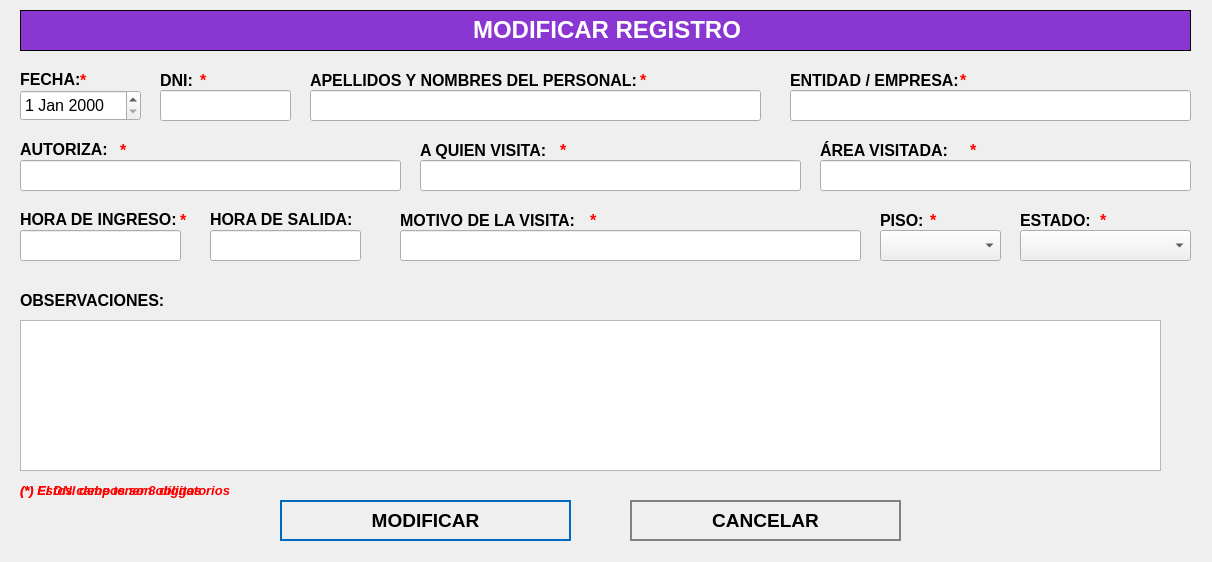
<?xml version="1.0" encoding="UTF-8"?>
<ui version="4.0">
 <class>NewBook</class>
 <widget class="QWidget" name="NewBook">
  <property name="geometry">
   <rect>
    <x>0</x>
    <y>0</y>
    <width>1212</width>
    <height>562</height>
   </rect>
  </property>
  <property name="windowTitle">
   <string>Modificar Registro</string>
  </property>
  <property name="styleSheet">
   <string notr="true">QPushButton
{	
	height: 2em;
 	border-style: solid;
	border-width: 2px;
 	border-color: grey;
	font-weight: bold;
}

QPushButton:hover
{
   	background-color:grey;
	color:white;
}</string>
  </property>
  <widget class="QLabel" name="label">
   <property name="geometry">
    <rect>
     <x>20</x>
     <y>10</y>
     <width>1171</width>
     <height>41</height>
    </rect>
   </property>
   <property name="font">
    <font>
     <underline>false</underline>
    </font>
   </property>
   <property name="autoFillBackground">
    <bool>false</bool>
   </property>
   <property name="styleSheet">
    <string notr="true">background-color: #8a36d2;</string>
   </property>
   <property name="frameShape">
    <enum>QFrame::Box</enum>
   </property>
   <property name="text">
    <string>&lt;html&gt;&lt;head/&gt;&lt;body&gt;&lt;p align=&quot;center&quot;&gt;&lt;span style=&quot; font-size:18pt; font-weight:600; color:#ffffff;&quot;&gt;MODIFICAR REGISTRO&lt;/span&gt;&lt;/p&gt;&lt;/body&gt;&lt;/html&gt;</string>
   </property>
  </widget>
  <widget class="QLabel" name="label_autoriza">
   <property name="geometry">
    <rect>
     <x>20</x>
     <y>140</y>
     <width>101</width>
     <height>16</height>
    </rect>
   </property>
   <property name="text">
    <string>&lt;html&gt;&lt;head/&gt;&lt;body&gt;&lt;p&gt;&lt;span style=&quot; font-size:12pt; font-weight:600;&quot;&gt;AUTORIZA:&lt;/span&gt;&lt;/p&gt;&lt;/body&gt;&lt;/html&gt;</string>
   </property>
  </widget>
  <widget class="QLineEdit" name="titleLineEdit">
   <property name="geometry">
    <rect>
     <x>20</x>
     <y>160</y>
     <width>381</width>
     <height>31</height>
    </rect>
   </property>
   <property name="font">
    <font>
     <pointsize>12</pointsize>
    </font>
   </property>
   <property name="placeholderText">
    <string/>
   </property>
  </widget>
  <widget class="QLineEdit" name="categoryLineEdit">
   <property name="geometry">
    <rect>
     <x>420</x>
     <y>160</y>
     <width>381</width>
     <height>31</height>
    </rect>
   </property>
   <property name="font">
    <font>
     <pointsize>12</pointsize>
    </font>
   </property>
  </widget>
  <widget class="QTextEdit" name="descriptionTextedit">
   <property name="geometry">
    <rect>
     <x>20</x>
     <y>320</y>
     <width>1141</width>
     <height>151</height>
    </rect>
   </property>
   <property name="font">
    <font>
     <pointsize>12</pointsize>
    </font>
   </property>
  </widget>
  <widget class="QPushButton" name="editButton">
   <property name="geometry">
    <rect>
     <x>280</x>
     <y>500</y>
     <width>291</width>
     <height>41</height>
    </rect>
   </property>
   <property name="font">
    <font>
     <pointsize>14</pointsize>
     <weight>75</weight>
     <bold>true</bold>
    </font>
   </property>
   <property name="cursor">
    <cursorShape>PointingHandCursor</cursorShape>
   </property>
   <property name="styleSheet">
    <string notr="true">QPushButton
{	
	height: 2em;
 	border-style: solid;
	border-width: 2px;
 	border-color: #0069c0;
	font-weight: bold;
}

QPushButton:hover
{
   	background-color:#0069c0;
	color:white;
}</string>
   </property>
   <property name="text">
    <string>MODIFICAR</string>
   </property>
   <property name="icon">
    <iconset>
     <normaloff>../assets/icons/save-icon.png</normaloff>../assets/icons/save-icon.png</iconset>
   </property>
   <property name="iconSize">
    <size>
     <width>30</width>
     <height>30</height>
    </size>
   </property>
   <property name="default">
    <bool>true</bool>
   </property>
   <property name="flat">
    <bool>true</bool>
   </property>
  </widget>
  <widget class="QPushButton" name="cancelButton">
   <property name="geometry">
    <rect>
     <x>630</x>
     <y>500</y>
     <width>271</width>
     <height>41</height>
    </rect>
   </property>
   <property name="font">
    <font>
     <pointsize>14</pointsize>
     <weight>75</weight>
     <bold>true</bold>
    </font>
   </property>
   <property name="cursor">
    <cursorShape>PointingHandCursor</cursorShape>
   </property>
   <property name="styleSheet">
    <string notr="true">QPushButton
{	
	height: 2em;
 	border-style: solid;
	border-width: 2px;
 	border-color: grey;
	font-weight: bold;
}

QPushButton:hover
{
   	background-color:grey;
	color:white;
}</string>
   </property>
   <property name="text">
    <string>CANCELAR</string>
   </property>
   <property name="icon">
    <iconset>
     <normaloff>../assets/icons/cancel-icon.png</normaloff>../assets/icons/cancel-icon.png</iconset>
   </property>
   <property name="iconSize">
    <size>
     <width>30</width>
     <height>30</height>
    </size>
   </property>
   <property name="default">
    <bool>true</bool>
   </property>
   <property name="flat">
    <bool>true</bool>
   </property>
  </widget>
  <widget class="QLabel" name="label_aquienvisita">
   <property name="geometry">
    <rect>
     <x>420</x>
     <y>140</y>
     <width>191</width>
     <height>21</height>
    </rect>
   </property>
   <property name="text">
    <string>&lt;html&gt;&lt;head/&gt;&lt;body&gt;&lt;p&gt;&lt;span style=&quot; font-size:12pt; font-weight:600;&quot;&gt;A QUIEN VISITA:&lt;/span&gt;&lt;/p&gt;&lt;/body&gt;&lt;/html&gt;</string>
   </property>
  </widget>
  <widget class="QDateEdit" name="dateEditNuevo">
   <property name="geometry">
    <rect>
     <x>20</x>
     <y>90</y>
     <width>121</width>
     <height>31</height>
    </rect>
   </property>
   <property name="font">
    <font>
     <pointsize>12</pointsize>
    </font>
   </property>
  </widget>
  <widget class="QLabel" name="label_area">
   <property name="geometry">
    <rect>
     <x>820</x>
     <y>140</y>
     <width>191</width>
     <height>21</height>
    </rect>
   </property>
   <property name="text">
    <string>&lt;html&gt;&lt;head/&gt;&lt;body&gt;&lt;p&gt;&lt;span style=&quot; font-size:12pt; font-weight:600;&quot;&gt;ÁREA VISITADA:&lt;/span&gt;&lt;/p&gt;&lt;/body&gt;&lt;/html&gt;</string>
   </property>
  </widget>
  <widget class="QLineEdit" name="nombreVisitanteLineEdit">
   <property name="geometry">
    <rect>
     <x>310</x>
     <y>90</y>
     <width>451</width>
     <height>31</height>
    </rect>
   </property>
   <property name="font">
    <font>
     <pointsize>12</pointsize>
    </font>
   </property>
  </widget>
  <widget class="QLabel" name="label_fecha">
   <property name="geometry">
    <rect>
     <x>20</x>
     <y>70</y>
     <width>101</width>
     <height>16</height>
    </rect>
   </property>
   <property name="text">
    <string>&lt;html&gt;&lt;head/&gt;&lt;body&gt;&lt;p&gt;&lt;span style=&quot; font-size:12pt; font-weight:600;&quot;&gt;FECHA:&lt;/span&gt;&lt;/p&gt;&lt;/body&gt;&lt;/html&gt;</string>
   </property>
  </widget>
  <widget class="QLabel" name="label_visitante">
   <property name="geometry">
    <rect>
     <x>310</x>
     <y>70</y>
     <width>341</width>
     <height>21</height>
    </rect>
   </property>
   <property name="text">
    <string>&lt;html&gt;&lt;head/&gt;&lt;body&gt;&lt;p&gt;&lt;span style=&quot; font-size:12pt; font-weight:600;&quot;&gt;APELLIDOS Y NOMBRES DEL PERSONAL:&lt;/span&gt;&lt;/p&gt;&lt;/body&gt;&lt;/html&gt;</string>
   </property>
  </widget>
  <widget class="QLabel" name="label_observaciones">
   <property name="geometry">
    <rect>
     <x>20</x>
     <y>290</y>
     <width>151</width>
     <height>21</height>
    </rect>
   </property>
   <property name="text">
    <string>&lt;html&gt;&lt;head/&gt;&lt;body&gt;&lt;p&gt;&lt;span style=&quot; font-size:12pt; font-weight:600;&quot;&gt;OBSERVACIONES:&lt;/span&gt;&lt;/p&gt;&lt;/body&gt;&lt;/html&gt;</string>
   </property>
  </widget>
  <widget class="QLineEdit" name="categoryLineEditEntidadEmpresa">
   <property name="geometry">
    <rect>
     <x>790</x>
     <y>90</y>
     <width>401</width>
     <height>31</height>
    </rect>
   </property>
   <property name="font">
    <font>
     <pointsize>12</pointsize>
    </font>
   </property>
  </widget>
  <widget class="QLabel" name="label_entidad">
   <property name="geometry">
    <rect>
     <x>790</x>
     <y>70</y>
     <width>341</width>
     <height>21</height>
    </rect>
   </property>
   <property name="text">
    <string>&lt;html&gt;&lt;head/&gt;&lt;body&gt;&lt;p&gt;&lt;span style=&quot; font-size:12pt; font-weight:600;&quot;&gt;ENTIDAD / EMPRESA:&lt;/span&gt;&lt;/p&gt;&lt;/body&gt;&lt;/html&gt;</string>
   </property>
  </widget>
  <widget class="QLabel" name="label_horaIngreso">
   <property name="geometry">
    <rect>
     <x>20</x>
     <y>210</y>
     <width>171</width>
     <height>16</height>
    </rect>
   </property>
   <property name="text">
    <string>&lt;html&gt;&lt;head/&gt;&lt;body&gt;&lt;p&gt;&lt;span style=&quot; font-size:12pt; font-weight:600;&quot;&gt;HORA DE INGRESO:&lt;/span&gt;&lt;/p&gt;&lt;/body&gt;&lt;/html&gt;</string>
   </property>
  </widget>
  <widget class="QLabel" name="label_horaSalida">
   <property name="geometry">
    <rect>
     <x>210</x>
     <y>210</y>
     <width>171</width>
     <height>16</height>
    </rect>
   </property>
   <property name="text">
    <string>&lt;html&gt;&lt;head/&gt;&lt;body&gt;&lt;p&gt;&lt;span style=&quot; font-size:12pt; font-weight:600;&quot;&gt;HORA DE SALIDA:&lt;/span&gt;&lt;/p&gt;&lt;/body&gt;&lt;/html&gt;</string>
   </property>
  </widget>
  <widget class="QLabel" name="label_motivoVisita">
   <property name="geometry">
    <rect>
     <x>400</x>
     <y>210</y>
     <width>341</width>
     <height>21</height>
    </rect>
   </property>
   <property name="text">
    <string>&lt;html&gt;&lt;head/&gt;&lt;body&gt;&lt;p&gt;&lt;span style=&quot; font-size:12pt; font-weight:600;&quot;&gt;MOTIVO DE LA VISITA:&lt;/span&gt;&lt;/p&gt;&lt;/body&gt;&lt;/html&gt;</string>
   </property>
  </widget>
  <widget class="QLineEdit" name="dniLineEdit">
   <property name="geometry">
    <rect>
     <x>160</x>
     <y>90</y>
     <width>131</width>
     <height>31</height>
    </rect>
   </property>
   <property name="font">
    <font>
     <pointsize>12</pointsize>
    </font>
   </property>
  </widget>
  <widget class="QLabel" name="label_dni">
   <property name="geometry">
    <rect>
     <x>160</x>
     <y>70</y>
     <width>91</width>
     <height>21</height>
    </rect>
   </property>
   <property name="text">
    <string>&lt;html&gt;&lt;head/&gt;&lt;body&gt;&lt;p&gt;&lt;span style=&quot; font-size:12pt; font-weight:600;&quot;&gt;DNI:&lt;/span&gt;&lt;/p&gt;&lt;/body&gt;&lt;/html&gt;</string>
   </property>
  </widget>
  <widget class="QLabel" name="label_piso">
   <property name="geometry">
    <rect>
     <x>880</x>
     <y>210</y>
     <width>61</width>
     <height>21</height>
    </rect>
   </property>
   <property name="text">
    <string>&lt;html&gt;&lt;head/&gt;&lt;body&gt;&lt;p&gt;&lt;span style=&quot; font-size:12pt; font-weight:600;&quot;&gt;PISO:&lt;/span&gt;&lt;/p&gt;&lt;/body&gt;&lt;/html&gt;</string>
   </property>
  </widget>
  <widget class="QComboBox" name="comboBoxPiso">
   <property name="geometry">
    <rect>
     <x>880</x>
     <y>230</y>
     <width>121</width>
     <height>31</height>
    </rect>
   </property>
   <property name="font">
    <font>
     <pointsize>12</pointsize>
    </font>
   </property>
   <property name="editable">
    <bool>false</bool>
   </property>
  </widget>
  <widget class="QLabel" name="label_estado">
   <property name="geometry">
    <rect>
     <x>1020</x>
     <y>210</y>
     <width>91</width>
     <height>21</height>
    </rect>
   </property>
   <property name="text">
    <string>&lt;html&gt;&lt;head/&gt;&lt;body&gt;&lt;p&gt;&lt;span style=&quot; font-size:12pt; font-weight:600;&quot;&gt;ESTADO:&lt;/span&gt;&lt;/p&gt;&lt;/body&gt;&lt;/html&gt;</string>
   </property>
  </widget>
  <widget class="QComboBox" name="comboBoxEstado">
   <property name="geometry">
    <rect>
     <x>1020</x>
     <y>230</y>
     <width>171</width>
     <height>31</height>
    </rect>
   </property>
   <property name="font">
    <font>
     <pointsize>12</pointsize>
    </font>
   </property>
   <property name="editable">
    <bool>false</bool>
   </property>
  </widget>
  <widget class="QLineEdit" name="horaIngresoLineEdit">
   <property name="geometry">
    <rect>
     <x>20</x>
     <y>230</y>
     <width>161</width>
     <height>31</height>
    </rect>
   </property>
   <property name="font">
    <font>
     <pointsize>12</pointsize>
    </font>
   </property>
  </widget>
  <widget class="QLineEdit" name="horaSalidaLineEdit">
   <property name="geometry">
    <rect>
     <x>210</x>
     <y>230</y>
     <width>151</width>
     <height>31</height>
    </rect>
   </property>
   <property name="font">
    <font>
     <pointsize>12</pointsize>
    </font>
   </property>
  </widget>
  <widget class="QLabel" name="ast_motivo">
   <property name="geometry">
    <rect>
     <x>590</x>
     <y>210</y>
     <width>16</width>
     <height>21</height>
    </rect>
   </property>
   <property name="text">
    <string>&lt;html&gt;&lt;head/&gt;&lt;body&gt;&lt;p&gt;&lt;span style=&quot; font-size:12pt; font-weight:600; color:#ff0000;&quot;&gt;*&lt;/span&gt;&lt;/p&gt;&lt;/body&gt;&lt;/html&gt;</string>
   </property>
  </widget>
  <widget class="QLabel" name="ast_visitante">
   <property name="geometry">
    <rect>
     <x>640</x>
     <y>70</y>
     <width>16</width>
     <height>21</height>
    </rect>
   </property>
   <property name="text">
    <string>&lt;html&gt;&lt;head/&gt;&lt;body&gt;&lt;p&gt;&lt;span style=&quot; font-size:12pt; font-weight:600; color:#ff0000;&quot;&gt;*&lt;/span&gt;&lt;/p&gt;&lt;/body&gt;&lt;/html&gt;</string>
   </property>
  </widget>
  <widget class="QLabel" name="ast_horaingreso">
   <property name="geometry">
    <rect>
     <x>180</x>
     <y>210</y>
     <width>16</width>
     <height>21</height>
    </rect>
   </property>
   <property name="text">
    <string>&lt;html&gt;&lt;head/&gt;&lt;body&gt;&lt;p&gt;&lt;span style=&quot; font-size:12pt; font-weight:600; color:#ff0000;&quot;&gt;*&lt;/span&gt;&lt;/p&gt;&lt;/body&gt;&lt;/html&gt;</string>
   </property>
  </widget>
  <widget class="QLabel" name="ast_fecha">
   <property name="geometry">
    <rect>
     <x>80</x>
     <y>70</y>
     <width>16</width>
     <height>21</height>
    </rect>
   </property>
   <property name="text">
    <string>&lt;html&gt;&lt;head/&gt;&lt;body&gt;&lt;p&gt;&lt;span style=&quot; font-size:12pt; font-weight:600; color:#ff0000;&quot;&gt;*&lt;/span&gt;&lt;/p&gt;&lt;/body&gt;&lt;/html&gt;</string>
   </property>
  </widget>
  <widget class="QLabel" name="ast_dni">
   <property name="geometry">
    <rect>
     <x>200</x>
     <y>70</y>
     <width>16</width>
     <height>21</height>
    </rect>
   </property>
   <property name="text">
    <string>&lt;html&gt;&lt;head/&gt;&lt;body&gt;&lt;p&gt;&lt;span style=&quot; font-size:12pt; font-weight:600; color:#ff0000;&quot;&gt;*&lt;/span&gt;&lt;/p&gt;&lt;/body&gt;&lt;/html&gt;</string>
   </property>
  </widget>
  <widget class="QLabel" name="ast_autoriza">
   <property name="geometry">
    <rect>
     <x>120</x>
     <y>140</y>
     <width>16</width>
     <height>21</height>
    </rect>
   </property>
   <property name="text">
    <string>&lt;html&gt;&lt;head/&gt;&lt;body&gt;&lt;p&gt;&lt;span style=&quot; font-size:12pt; font-weight:600; color:#ff0000;&quot;&gt;*&lt;/span&gt;&lt;/p&gt;&lt;/body&gt;&lt;/html&gt;</string>
   </property>
  </widget>
  <widget class="QLabel" name="ast_aquienvisita">
   <property name="geometry">
    <rect>
     <x>560</x>
     <y>140</y>
     <width>16</width>
     <height>21</height>
    </rect>
   </property>
   <property name="text">
    <string>&lt;html&gt;&lt;head/&gt;&lt;body&gt;&lt;p&gt;&lt;span style=&quot; font-size:12pt; font-weight:600; color:#ff0000;&quot;&gt;*&lt;/span&gt;&lt;/p&gt;&lt;/body&gt;&lt;/html&gt;</string>
   </property>
  </widget>
  <widget class="QLabel" name="ast_area">
   <property name="geometry">
    <rect>
     <x>960</x>
     <y>70</y>
     <width>16</width>
     <height>21</height>
    </rect>
   </property>
   <property name="text">
    <string>&lt;html&gt;&lt;head/&gt;&lt;body&gt;&lt;p&gt;&lt;span style=&quot; font-size:12pt; font-weight:600; color:#ff0000;&quot;&gt;*&lt;/span&gt;&lt;/p&gt;&lt;/body&gt;&lt;/html&gt;</string>
   </property>
  </widget>
  <widget class="QLabel" name="ast_entidadempresa">
   <property name="geometry">
    <rect>
     <x>970</x>
     <y>140</y>
     <width>16</width>
     <height>21</height>
    </rect>
   </property>
   <property name="text">
    <string>&lt;html&gt;&lt;head/&gt;&lt;body&gt;&lt;p&gt;&lt;span style=&quot; font-size:12pt; font-weight:600; color:#ff0000;&quot;&gt;*&lt;/span&gt;&lt;/p&gt;&lt;/body&gt;&lt;/html&gt;</string>
   </property>
  </widget>
  <widget class="QLabel" name="ast_piso">
   <property name="geometry">
    <rect>
     <x>930</x>
     <y>210</y>
     <width>16</width>
     <height>21</height>
    </rect>
   </property>
   <property name="text">
    <string>&lt;html&gt;&lt;head/&gt;&lt;body&gt;&lt;p&gt;&lt;span style=&quot; font-size:12pt; font-weight:600; color:#ff0000;&quot;&gt;*&lt;/span&gt;&lt;/p&gt;&lt;/body&gt;&lt;/html&gt;</string>
   </property>
  </widget>
  <widget class="QLabel" name="ast_estado">
   <property name="geometry">
    <rect>
     <x>1100</x>
     <y>210</y>
     <width>16</width>
     <height>21</height>
    </rect>
   </property>
   <property name="text">
    <string>&lt;html&gt;&lt;head/&gt;&lt;body&gt;&lt;p&gt;&lt;span style=&quot; font-size:12pt; font-weight:600; color:#ff0000;&quot;&gt;*&lt;/span&gt;&lt;/p&gt;&lt;/body&gt;&lt;/html&gt;</string>
   </property>
  </widget>
  <widget class="QLabel" name="label_nota_obligatoria">
   <property name="geometry">
    <rect>
     <x>20</x>
     <y>480</y>
     <width>281</width>
     <height>21</height>
    </rect>
   </property>
   <property name="text">
    <string>&lt;html&gt;&lt;head/&gt;&lt;body&gt;&lt;p&gt;&lt;span style=&quot; font-size:10pt; font-weight:600; font-style:italic; color:#ff0000;&quot;&gt;(*) Estos campos son obligatorios&lt;/span&gt;&lt;/p&gt;&lt;/body&gt;&lt;/html&gt;</string>
   </property>
  </widget>
  <widget class="QLineEdit" name="motivoVisitaLineEdit">
   <property name="geometry">
    <rect>
     <x>400</x>
     <y>230</y>
     <width>461</width>
     <height>31</height>
    </rect>
   </property>
   <property name="font">
    <font>
     <pointsize>12</pointsize>
    </font>
   </property>
  </widget>
  <widget class="QLabel" name="label_advertencia_dni">
   <property name="geometry">
    <rect>
     <x>20</x>
     <y>480</y>
     <width>231</width>
     <height>21</height>
    </rect>
   </property>
   <property name="text">
    <string>&lt;html&gt;&lt;head/&gt;&lt;body&gt;&lt;p&gt;&lt;span style=&quot; font-size:10pt; font-weight:600; font-style:italic; color:#ff0000;&quot;&gt;(*) El DNI debe tener 8 dígitos&lt;/span&gt;&lt;/p&gt;&lt;/body&gt;&lt;/html&gt;</string>
   </property>
  </widget>
  <widget class="QLineEdit" name="areaVisitadaLineEdit">
   <property name="geometry">
    <rect>
     <x>820</x>
     <y>160</y>
     <width>371</width>
     <height>31</height>
    </rect>
   </property>
   <property name="font">
    <font>
     <pointsize>12</pointsize>
    </font>
   </property>
  </widget>
 </widget>
 <tabstops>
  <tabstop>dniLineEdit</tabstop>
  <tabstop>nombreVisitanteLineEdit</tabstop>
  <tabstop>categoryLineEditEntidadEmpresa</tabstop>
  <tabstop>titleLineEdit</tabstop>
  <tabstop>categoryLineEdit</tabstop>
  <tabstop>areaVisitadaLineEdit</tabstop>
  <tabstop>horaIngresoLineEdit</tabstop>
  <tabstop>horaSalidaLineEdit</tabstop>
  <tabstop>motivoVisitaLineEdit</tabstop>
  <tabstop>comboBoxPiso</tabstop>
  <tabstop>comboBoxEstado</tabstop>
  <tabstop>descriptionTextedit</tabstop>
  <tabstop>editButton</tabstop>
  <tabstop>cancelButton</tabstop>
  <tabstop>dateEditNuevo</tabstop>
 </tabstops>
 <resources/>
 <connections/>
</ui>
